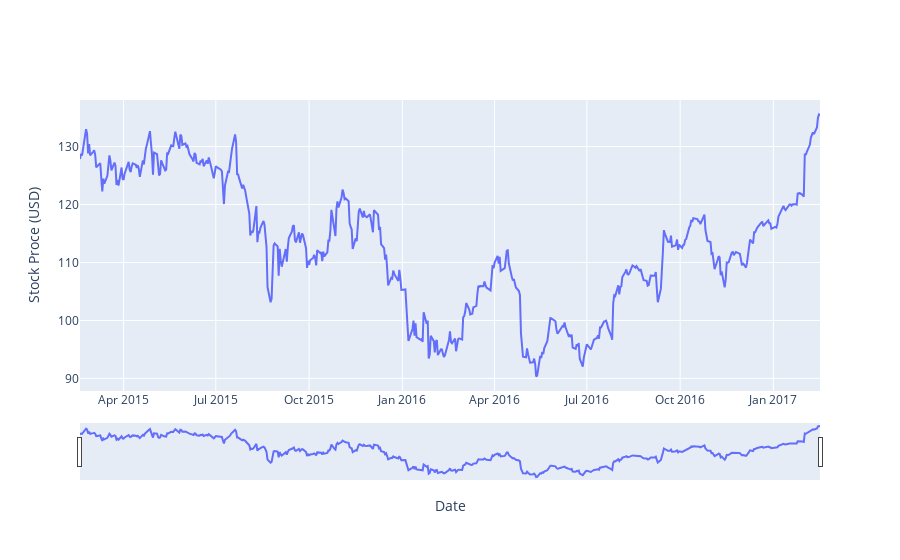

Notebook cell for this chart:
### Markdown cell above
### Make better impressions

### Code cell
# declair
fig = go.Figure()

# add
fig.add_trace(go.Scatter(x=x, y=y))
fig.update_xaxes(rangeslider_visible=True, title='Date')
fig.update_yaxes(title = 'Stock Proce (USD)')

# show
fig.show()

### Figure 1 — Plotly figure (JSON) as saved in the notebook; plotly's stock layout.template omitted (floating-point values rounded to 4 significant figures; data arrays with more than 128 entries replaced by an {"elided": "..."} marker saying what was removed)
{"data": [{"type": "scatter", "x": {"elided": "506 str values"}, "y": {"elided": "506 float values"}}], "layout": {"xaxis": {"rangeslider": {"visible": true}, "title": {"text": "Date"}}, "yaxis": {"title": {"text": "Stock Proce (USD)"}}}}
